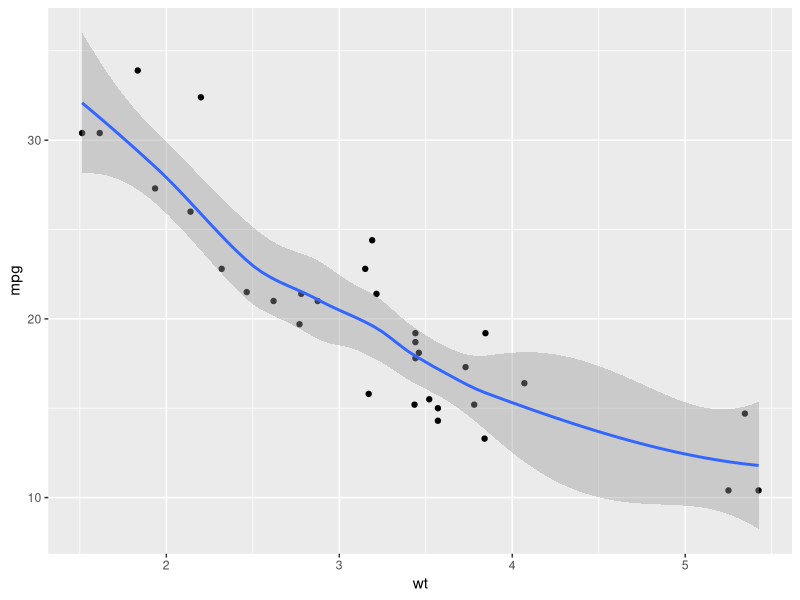
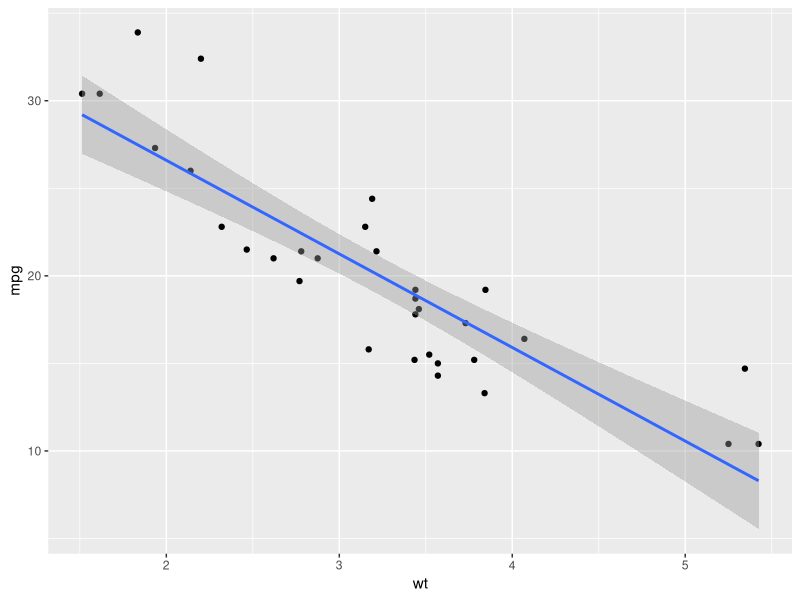
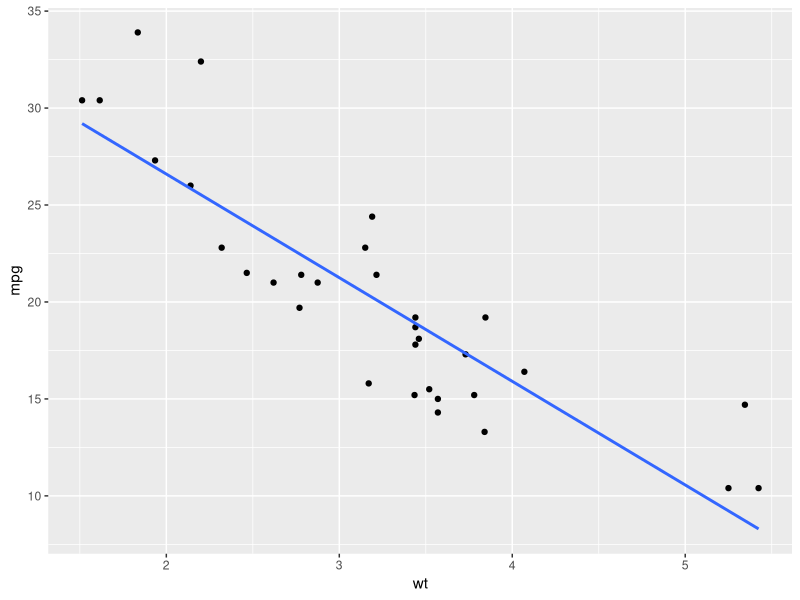
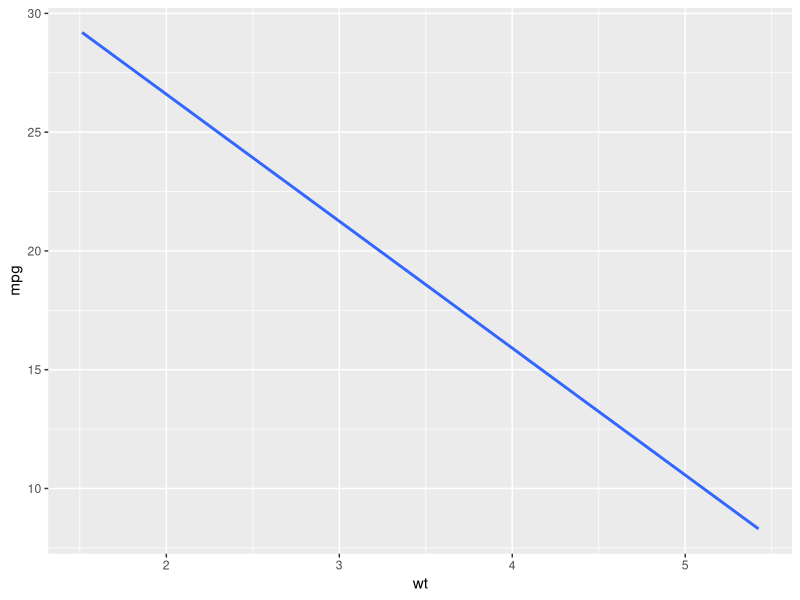
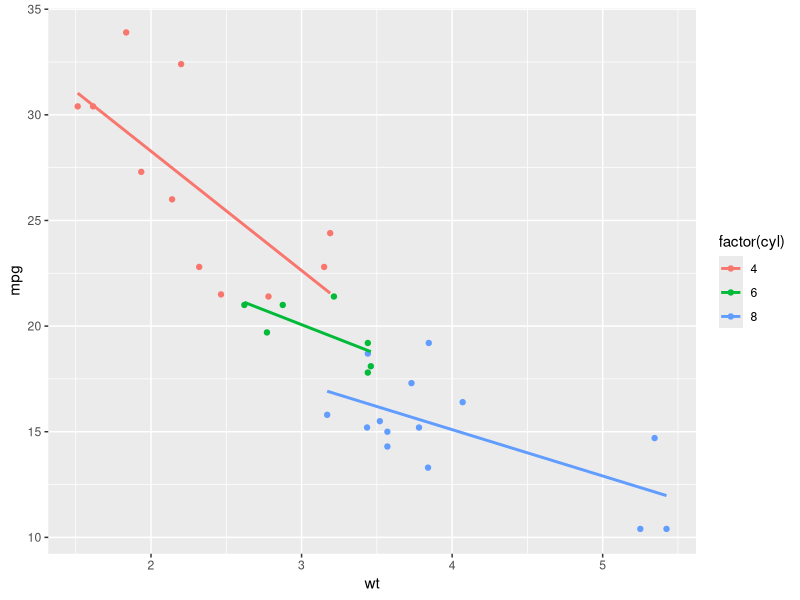
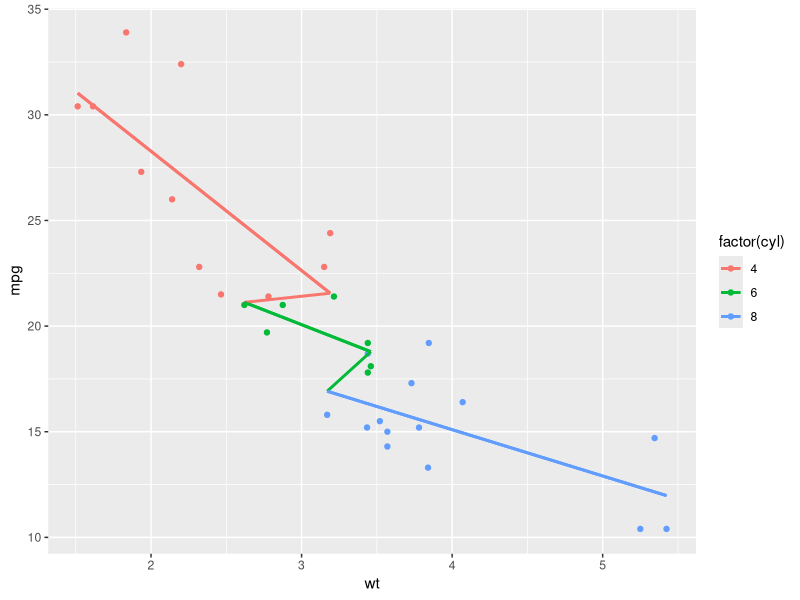
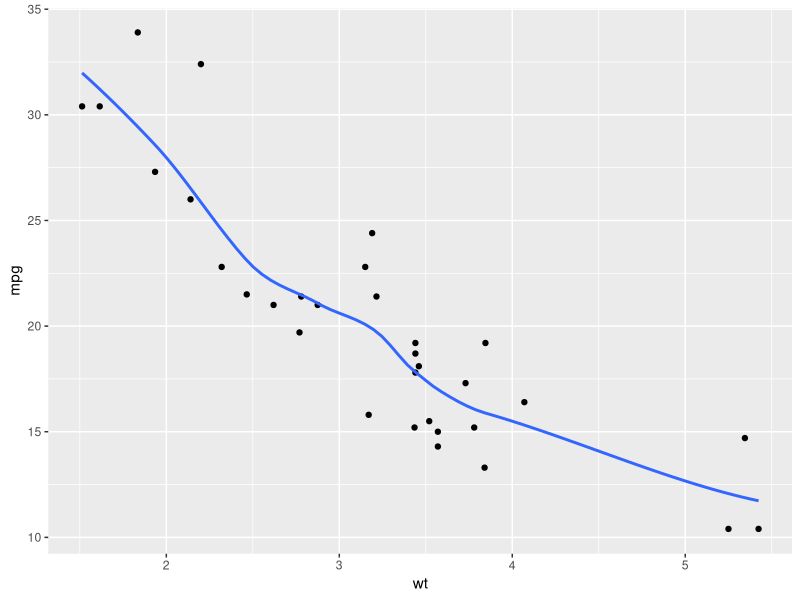
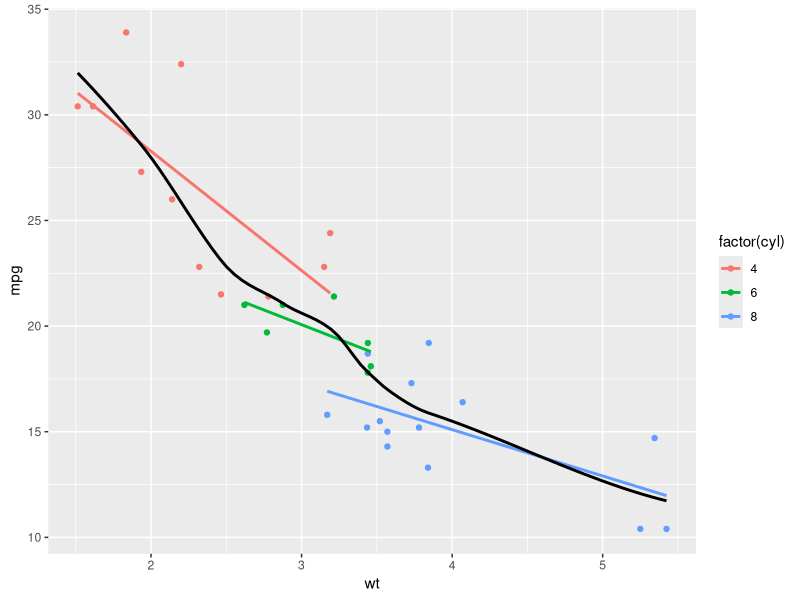

The R script that drew these images, in order:
## ---- chunk 1
knitr::opts_chunk$set(error = TRUE, collapse = TRUE, comment = "#>")
## ---- chunk 2
library(readr)
library(dplyr)
library(ggplot2)
library(tidyr)
library(skimr)
library(knitr)
library(kableExtra)
library(RColorBrewer)
## ---- chunk 3
mtcars_tbl <- as_tibble(mtcars)

glimpse(mtcars_tbl)

kable(head(mtcars_tbl)) %>% 
  kable_styling(bootstrap_options = "striped", full_width = F)
## ---- chunk 4

par(mfrow = c(2, 2))

# A scatter plot with LOESS smooth
ggplot(mtcars, aes(x = wt, y = mpg)) +
  geom_point() +
  geom_smooth(method = "loess")


# A scatter plot with an ordinary Least Squares linear model
ggplot(mtcars, aes(x = wt, y = mpg)) +
  geom_point() +
  geom_smooth(method = "lm")


# The previous plot, without CI ribbon
ggplot(mtcars, aes(x = wt, y = mpg)) +
  geom_point() +
  geom_smooth(method = "lm", se=FALSE)

# The previous plot, without points
ggplot(mtcars, aes(x = wt, y = mpg)) +
  stat_smooth(method = "lm", se=FALSE)
## ---- chunk 5
# 1 - Define cyl as a factor variable
ggplot(mtcars, aes(x = wt, y = mpg, col = factor(cyl))) +
  geom_point() +
  stat_smooth(method = "lm", se = FALSE)

# 2 - Plot 1, plus another stat_smooth() containing a nested aes()
ggplot(mtcars, aes(x = wt, y = mpg, col = factor(cyl))) +
  geom_point() +
  stat_smooth(method = "lm", se = FALSE) +
  stat_smooth(method = "lm", se = FALSE, group = 1)
## ---- chunk 6

par(mfrow = c(2, 2))

# Plot 1: change the LOESS span
ggplot(mtcars, aes(x = wt, y = mpg)) +
  geom_point() +
  # Add span below
  geom_smooth(se = FALSE, span = 0.7)

# Plot 2: Set the second stat_smooth() to use LOESS with a span of 0.7
ggplot(mtcars, aes(x = wt, y = mpg, col = factor(cyl))) +
  geom_point() +
  stat_smooth(method = "lm", se = FALSE) +
  # Change method and add span below
  stat_smooth(method = "loess", aes(group = 1),
              se = FALSE, col = "black", span = 0.7)

# Plot 3: Set col to "All", inside the aes layer of stat_smooth()
ggplot(mtcars, aes(x = wt, y = mpg, col = factor(cyl))) +
  geom_point() +
  stat_smooth(method = "lm", se = FALSE) +
  stat_smooth(method = "loess",
              # Add col inside aes()
              aes(group = 1, col = "All"),
              # Remove the col argument below
              se = FALSE, span = 0.7)

# Plot 4: Add scale_color_manual to change the colors
myColors <- c(brewer.pal(3, "Dark2"), "black")
ggplot(mtcars, aes(x = wt, y = mpg, col = factor(cyl))) +
  geom_point() +
  stat_smooth(method = "lm", se = FALSE, span = 0.7) +
  stat_smooth(method = "loess", 
              aes(group = 1, col="All"), 
              se = FALSE, span = 0.7) +
  # Add correct arguments to scale_color_manual
  scale_color_manual("Cylinders", values = myColors)
